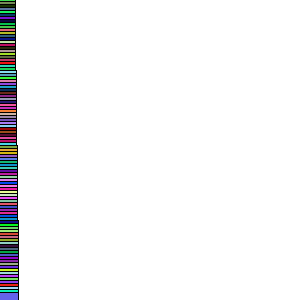
Frame 1 (no input)
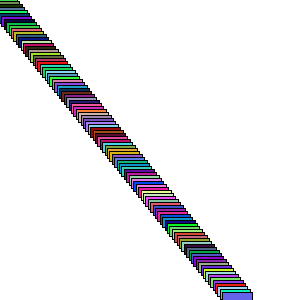
Frame 60 (the mouse pressed at the canvas centre just before this capture)
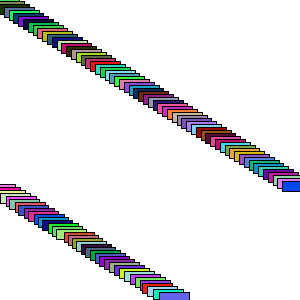
Frame 120 (the mouse held since frame 60 and released just before this capture)

The Processing sketch that drew these frames (run headless with seeded random() and noise(); from frame 60 on, the mouse is pressed at the canvas centre):

// Processing sketch: trucksExample
// ── trucksExample.pde
Truck [] trucks = new Truck[100];

void setup()
{
  size(300,300);
  smooth();
  
  for(int i=0; i<trucks.length; i++)
  {
    color cn=color(random(0,255), random(0,255), random(0,255));
    trucks[i]=new Truck(cn,0.,i*3,i/25.);
  }
}

void draw()
{
  background(255);
  
  for(int i=0; i<trucks.length;i++)
  {
    trucks[i].move();
    trucks[i].display();
  }
}
  
public class Truck //create class
{
  color c;
  float xpos;
  float ypos;
  float xspeed;
  
  public Truck(color cn, float xp, float yp, float xsp) //constructor (declare, initialize, and set values)
  {
    c=cn;
    xpos=xp;
    ypos=yp;
    xspeed=xsp;
  }
  
  public void display()
  {
    rectMode(CENTER);
    stroke(0);
    fill(c);
    rect(xpos,ypos,30,10);
  }
  
  void move() //not putting "public" automatically assumes public
  {
    xpos+=xspeed;
    if(xpos>width)
      xpos=0;
  }
}

//never return anything with constructors
